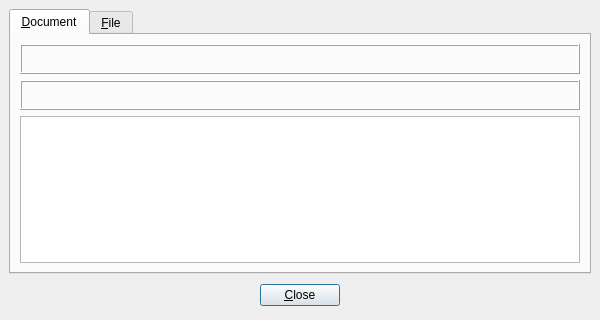
<?xml version="1.0" encoding="UTF-8"?>
<ui version="4.0">
 <class>QDjViewInfoDialog</class>
 <widget class="QDialog" name="QDjViewInfoDialog">
  <property name="geometry">
   <rect>
    <x>0</x>
    <y>0</y>
    <width>600</width>
    <height>320</height>
   </rect>
  </property>
  <property name="windowTitle">
   <string>Dialog</string>
  </property>
  <layout class="QVBoxLayout">
   <property name="spacing">
    <number>6</number>
   </property>
   <property name="margin">
    <number>9</number>
   </property>
   <item>
    <widget class="QTabWidget" name="tabWidget">
     <widget class="QWidget" name="tabDocument">
      <attribute name="title">
       <string>&amp;Document</string>
      </attribute>
      <layout class="QVBoxLayout">
       <property name="spacing">
        <number>6</number>
       </property>
       <property name="margin">
        <number>9</number>
       </property>
       <item>
        <widget class="QLabel" name="docLabel">
         <property name="sizePolicy">
          <sizepolicy hsizetype="Preferred" vsizetype="Preferred">
           <horstretch>0</horstretch>
           <verstretch>0</verstretch>
          </sizepolicy>
         </property>
         <property name="minimumSize">
          <size>
           <width>0</width>
           <height>30</height>
          </size>
         </property>
         <property name="frameShape">
          <enum>QFrame::Box</enum>
         </property>
         <property name="frameShadow">
          <enum>QFrame::Raised</enum>
         </property>
         <property name="textFormat">
          <enum>Qt::PlainText</enum>
         </property>
         <property name="alignment">
          <set>Qt::AlignCenter</set>
         </property>
        </widget>
       </item>
       <item>
        <widget class="QLabel" name="urlLabel">
         <property name="minimumSize">
          <size>
           <width>0</width>
           <height>30</height>
          </size>
         </property>
         <property name="frameShape">
          <enum>QFrame::Box</enum>
         </property>
         <property name="frameShadow">
          <enum>QFrame::Raised</enum>
         </property>
         <property name="text">
          <string/>
         </property>
         <property name="textFormat">
          <enum>Qt::PlainText</enum>
         </property>
         <property name="alignment">
          <set>Qt::AlignCenter</set>
         </property>
         <property name="textInteractionFlags">
          <set>Qt::LinksAccessibleByMouse|Qt::TextSelectableByMouse</set>
         </property>
        </widget>
       </item>
       <item>
        <widget class="QTableWidget" name="docTable">
         <property name="horizontalScrollBarPolicy">
          <enum>Qt::ScrollBarAlwaysOff</enum>
         </property>
         <property name="editTriggers">
          <set>QAbstractItemView::NoEditTriggers</set>
         </property>
         <property name="selectionBehavior">
          <enum>QAbstractItemView::SelectRows</enum>
         </property>
         <property name="sortingEnabled">
          <bool>true</bool>
         </property>
        </widget>
       </item>
      </layout>
     </widget>
     <widget class="QWidget" name="tabFile">
      <attribute name="title">
       <string>&amp;File</string>
      </attribute>
      <layout class="QVBoxLayout">
       <property name="spacing">
        <number>6</number>
       </property>
       <property name="margin">
        <number>9</number>
       </property>
       <item>
        <layout class="QHBoxLayout">
         <property name="spacing">
          <number>6</number>
         </property>
         <property name="margin">
          <number>0</number>
         </property>
         <item>
          <widget class="QLabel" name="fileLabel">
           <property name="text">
            <string>File: </string>
           </property>
          </widget>
         </item>
         <item>
          <widget class="QPushButton" name="prevButton">
           <property name="icon">
            <iconset resource="qdjview.qrc">
             <normaloff>:/images/icon_prev.png</normaloff>:/images/icon_prev.png</iconset>
           </property>
          </widget>
         </item>
         <item>
          <widget class="QComboBox" name="fileCombo">
           <property name="sizePolicy">
            <sizepolicy hsizetype="Minimum" vsizetype="Fixed">
             <horstretch>1</horstretch>
             <verstretch>0</verstretch>
            </sizepolicy>
           </property>
          </widget>
         </item>
         <item>
          <widget class="QPushButton" name="nextButton">
           <property name="icon">
            <iconset resource="qdjview.qrc">
             <normaloff>:/images/icon_next.png</normaloff>:/images/icon_next.png</iconset>
           </property>
          </widget>
         </item>
         <item>
          <spacer>
           <property name="orientation">
            <enum>Qt::Horizontal</enum>
           </property>
           <property name="sizeHint" stdset="0">
            <size>
             <width>40</width>
             <height>20</height>
            </size>
           </property>
          </spacer>
         </item>
         <item>
          <widget class="QPushButton" name="jumpButton">
           <property name="text">
            <string>&amp;View Page</string>
           </property>
          </widget>
         </item>
        </layout>
       </item>
       <item>
        <widget class="QTextEdit" name="fileText">
         <property name="frameShape">
          <enum>QFrame::Box</enum>
         </property>
         <property name="frameShadow">
          <enum>QFrame::Raised</enum>
         </property>
         <property name="lineWrapMode">
          <enum>QTextEdit::NoWrap</enum>
         </property>
         <property name="readOnly">
          <bool>true</bool>
         </property>
        </widget>
       </item>
      </layout>
     </widget>
    </widget>
   </item>
   <item>
    <layout class="QHBoxLayout">
     <property name="spacing">
      <number>6</number>
     </property>
     <property name="margin">
      <number>0</number>
     </property>
     <item>
      <spacer>
       <property name="orientation">
        <enum>Qt::Horizontal</enum>
       </property>
       <property name="sizeHint" stdset="0">
        <size>
         <width>131</width>
         <height>31</height>
        </size>
       </property>
      </spacer>
     </item>
     <item>
      <widget class="QPushButton" name="okButton">
       <property name="text">
        <string>&amp;Close</string>
       </property>
       <property name="default">
        <bool>true</bool>
       </property>
      </widget>
     </item>
     <item>
      <spacer>
       <property name="orientation">
        <enum>Qt::Horizontal</enum>
       </property>
       <property name="sizeHint" stdset="0">
        <size>
         <width>40</width>
         <height>20</height>
        </size>
       </property>
      </spacer>
     </item>
    </layout>
   </item>
  </layout>
 </widget>
 <resources>
  <include location="qdjview.qrc"/>
 </resources>
 <connections>
  <connection>
   <sender>okButton</sender>
   <signal>clicked()</signal>
   <receiver>QDjViewInfoDialog</receiver>
   <slot>accept()</slot>
   <hints>
    <hint type="sourcelabel">
     <x>278</x>
     <y>253</y>
    </hint>
    <hint type="destinationlabel">
     <x>96</x>
     <y>254</y>
    </hint>
   </hints>
  </connection>
 </connections>
</ui>
